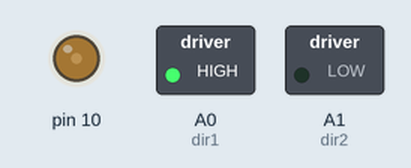
This sketch was run on a simulated Arduino Nano, built with avr-gcc and run on an emulated ATmega328P. Parts: switched loads named in the sketch (green lamp = pin HIGH), output pins drawn as LEDs (lit = HIGH).

Above: at 0.1 s.
Timing chart, 0 to 1.6 s (numbered marks = the images above):
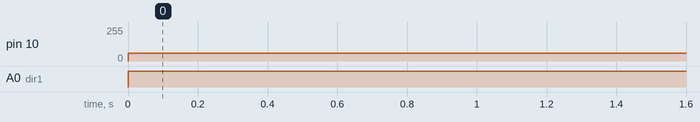

Measured:
- by itself, pin 10: 0/255 → 60/255 at 0.00 s
- by itself, A0 (dir1): LOW → HIGH at 0.00 s

The sketch:

Main_Spin.ino
```cpp
#include <ArduinoQueue.h>
#include <Adafruit_MPU6050.h>
#include <Adafruit_Sensor.h>
#include <Wire.h>
#include <Servo.h>
#include "uRTCLib.h";
//#include "Globals.h";

//False is CW, true is CCW with motor facing away from you
bool spinDir = false;


int dir1 = A0;
int dir2 = A1;

void setup() {
  // put your setup code here, to run once:
  pinMode(A7, INPUT);
  pinMode(A0, OUTPUT);
  pinMode(A1, OUTPUT);
  pinMode(10, OUTPUT);
}

void loop() {
  // put your main code here, to run repeatedly:
  digitalWrite(dir1, !spinDir);
  digitalWrite(dir2, spinDir);
  analogWrite(10, 60);
}
```
